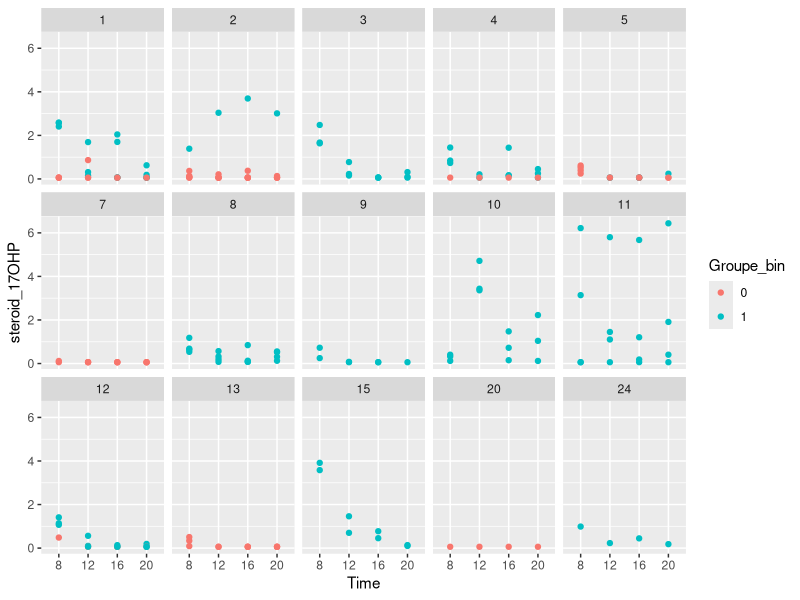
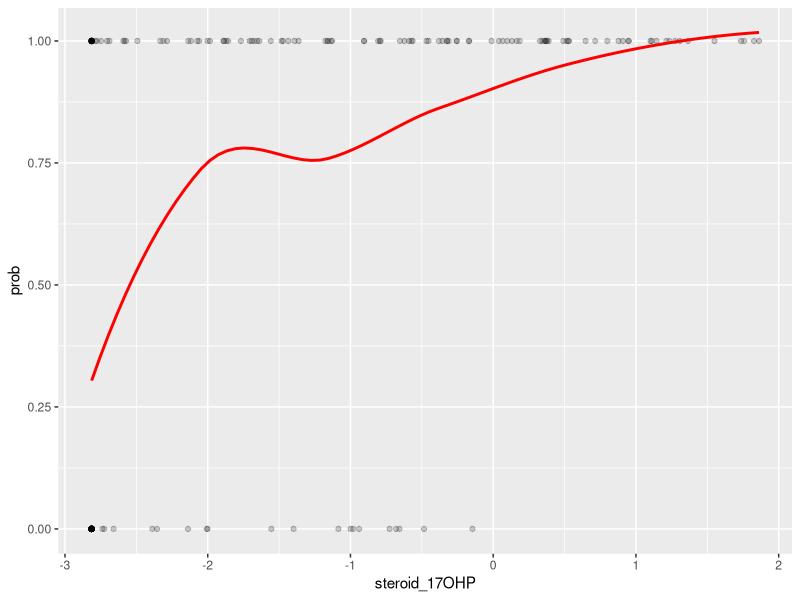
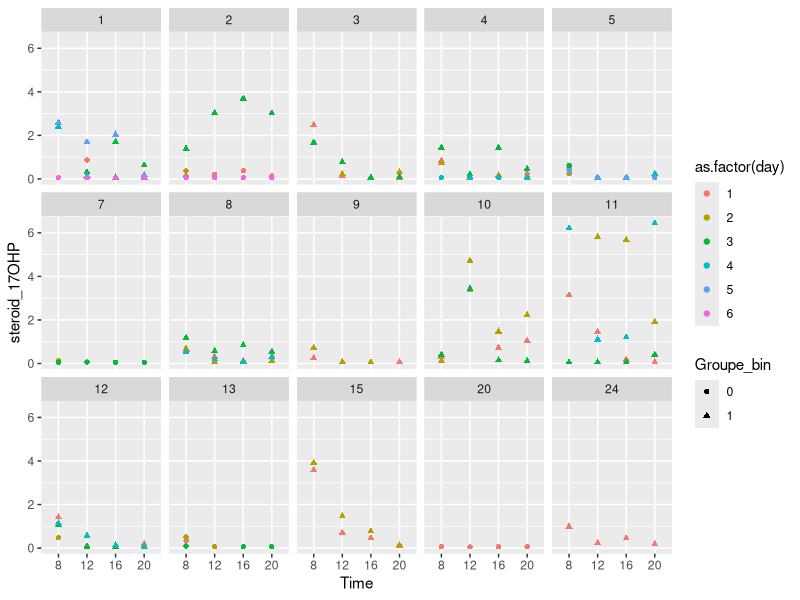
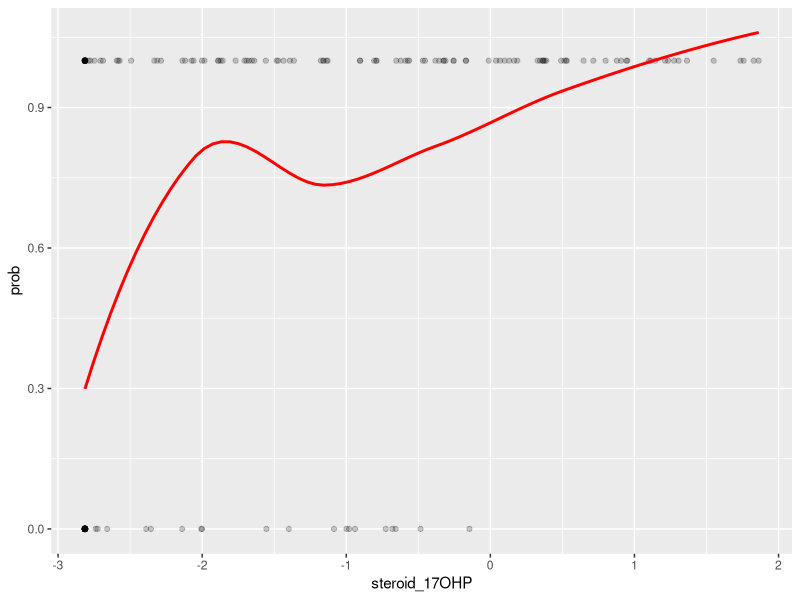
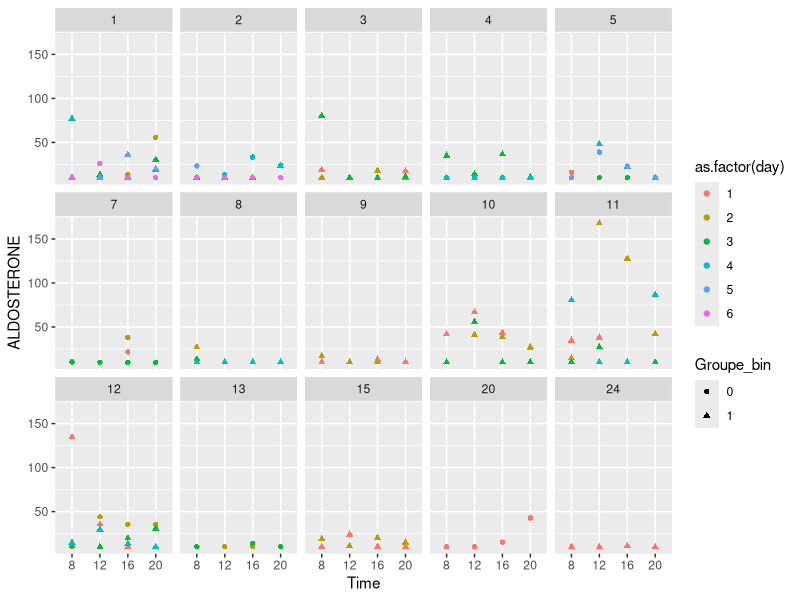
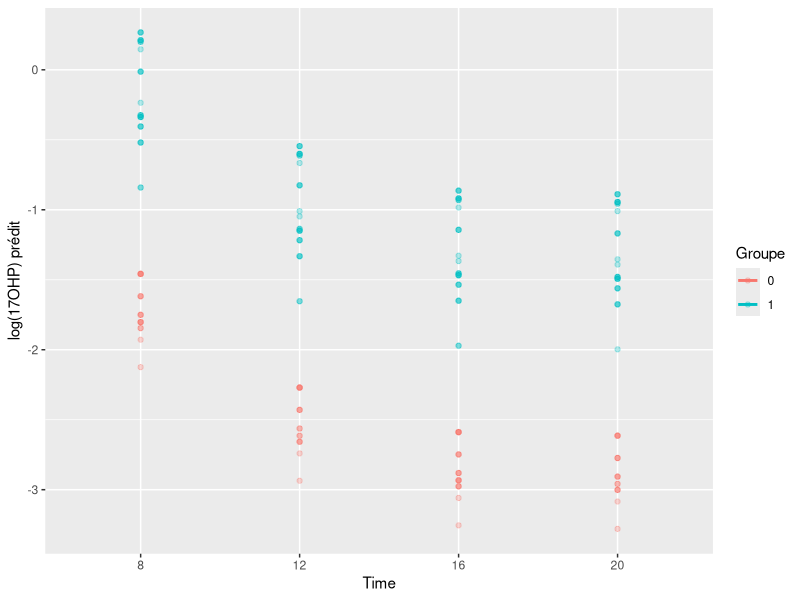

Here is the R script that generated these plots, in order:
## ---- chunk 1
library(lme4)
library(dplyr)
library(readxl)
library(stringr)
library(tidyr)
library(ggplot2)
## ---- chunk 2
df <- read_excel("Data_salive_steroides_cinetique.xlsx")
head(df)
## ---- chunk 3
df_l1 <- df %>%
  pivot_longer(
    cols = c(`8h_17OHP`, `12h_17OHP`, `16h_17OHP`, `20h_17OHP`),
    names_to = "Time",
    values_to = "steroid_17OHP"
  ) %>%
  mutate(
    # Nettoyer l'heure pour avoir un truc propre
    Time = factor(Time,
                  levels = c("8h_17OHP", "12h_17OHP", "16h_17OHP", "20h_17OHP"),
                  labels = c("8", "12", "16", "20")),
    Groupe_bin = ifelse(Groupe == "Gp non contrôlé", 1, 0),
    Groupe_bin = factor(Groupe_bin),
    Gender = factor(Gender),
    `Puberty stage` = factor(`Puberty stage`),
    Patient_number = factor(`Patient number`)
  )
## ---- chunk 4
df_l1 <- df_l1 %>%
  mutate(
    Puberty_stage_simple = case_when(
      `Puberty stage` %in% c(1, 2) ~ "prepubertal",
      TRUE ~ "pubertal"
    ),
    Puberty_stage_simple = factor(Puberty_stage_simple)
  )
## ---- chunk 5
df_d<- df_l1 %>%
  select(Patient_number, Gender, Puberty_stage_simple,
         Time, steroid_17OHP, Groupe_bin)
## ---- chunk 6

ggplot(df_d, aes(x = Time, y =  steroid_17OHP, color=Groupe_bin)) +
  geom_point()+facet_wrap(facets = vars(Patient_number), nrow = 3)
## ---- chunk 7
mod_17ohp <- glmer(
  Groupe_bin ~ log(steroid_17OHP + 1e-6) +
    Time+ Gender  + Puberty_stage_simple+
    (1 | Patient_number),
  data = df_d,
  family = binomial,
  control = glmerControl(optimizer = "bobyqa")
)
summary(mod_17ohp)
## ---- chunk 8
ranef(mod_17ohp)
## ---- chunk 9
df_model <- model.frame(mod_17ohp)# uniquement les lignes complètes

df_model$steroid_17OHP <- model.frame(mod_17ohp)[[ "log(steroid_17OHP + 1e-06)" ]]
df_model$fitted <- fitted(mod_17ohp)
df_model$prob <- fitted(mod_17ohp)

df_model <- df_model[order(df_model$steroid_17OHP), ]
# Plot
library(ggplot2)
ggplot(df_model, aes(x = steroid_17OHP, y = prob)) +
  geom_point(aes(y = as.numeric(Groupe_bin)-1), alpha = 0.2) +
  geom_smooth(method = "loess", se = FALSE, color = "red", span = 0.8)

## ---- chunk 10
m17 <- glmer(
  Groupe_bin ~ steroid_17OHP +
    Gender  + Puberty_stage_simple+
    (1 | Patient_number),
  data = df_d,
  family = binomial,
  control = glmerControl(optimizer = "bobyqa")
)
summary(m17)
## ---- chunk 11
df_used <- model.frame(m17)
m17_refit <- glmer(
  Groupe_bin ~ steroid_17OHP + Gender + Puberty_stage_simple +
    (1 | Patient_number),
  data = df_used,
  family = binomial
)

m_null <- glmer(Groupe_bin ~ 1 + (1 | Patient_number),
                data = df_used,
                family = binomial)

anova(m_null, m17_refit)
## ---- chunk 12
df_l1$day <- as.numeric(sub(".*T", "", df_l1$PATIENT))
df_dd <-df_l1 %>%
  select(Patient_number, Gender, Puberty_stage_simple,
         Time, steroid_17OHP, Groupe_bin,day)
## ---- chunk 13
ggplot(df_dd, aes(x = Time, y =  steroid_17OHP, color=as.factor(day),shape=Groupe_bin)) +
  geom_point()+facet_wrap(facets = vars(Patient_number), nrow = 3)
## ---- chunk 14
m17day <- glmer(
  Groupe_bin ~ log(steroid_17OHP+1e-6)+
  Gender  + Puberty_stage_simple+ (1|Patient_number:day)+(1 | Patient_number),
  data = df_dd,
  family = binomial,
  control = glmerControl(optimizer = "bobyqa")
)
summary(m17day)
## ---- chunk 15
df_model2 <- model.frame(m17day)# uniquement les lignes complètes

df_model2$steroid_17OHP <- model.frame(m17day)[[ "log(steroid_17OHP + 1e-06)" ]]
df_model2$fitted <- fitted(m17day)
df_model2$prob <- fitted(m17day)

df_model2 <- df_model2[order(df_model2$steroid_17OHP), ]
# Plot
library(ggplot2)
ggplot(df_model2, aes(x = steroid_17OHP, y = prob)) +
  geom_point(aes(y = as.numeric(Groupe_bin)-1), alpha = 0.2) +
  geom_smooth(method = "loess", se = FALSE, color = "red", span = 0.8)
## ---- chunk 16
hormones <- df %>%
  select(starts_with("8h_")) %>%
  names() %>%
  gsub("8h_", "", .)
hormones
## ---- chunk 17
df_l <- df %>%
  pivot_longer(
    cols = matches("^(8h|12h|16h|20h)_"),
    names_to = c("Time", "Hormone"),
    names_pattern = "([0-9]+h)_(.*)",
    values_to = "Value"
  ) %>%
  mutate(
    Time = gsub("h", "", Time),
    Time = factor(Time, levels = c("8", "12", "16", "20")),
  )
## ---- chunk 18
df_w <- df_l %>%
  pivot_wider(
    names_from = Hormone,
    values_from = Value
  )
## ---- chunk 19
df_w <- df_w %>%
  mutate(
    Groupe_bin = ifelse(Groupe == "Gp non contrôlé", 1, 0),
    Groupe_bin = factor(Groupe_bin),
    Gender = factor(Gender),
    Patient_number = factor(`Patient number`)
  )

df_w <- df_w %>%
  mutate(
    Puberty_stage_simple = case_when(
      `Puberty stage` %in% c(1, 2) ~ "prepubertal",
      TRUE ~ "pubertal"
    ),
    Puberty_stage_simple = factor(Puberty_stage_simple)
  )
df_w$day <- as.numeric(sub(".*T", "", df_w$PATIENT))
df_w<- df_w %>%
  select(-Groupe,-`Puberty stage`,-PATIENT)
## ---- chunk 20
ggplot(df_w, aes(x = Time, y =ALDOSTERONE  , color=as.factor(day),shape=Groupe_bin)) +
  geom_point()+facet_wrap(facets = vars(Patient_number), nrow = 3)
## ---- chunk 21
m_ald <- lmer(
  log(`17OHP` + 1e-6) ~ Time + Groupe_bin +
    Gender + Puberty_stage_simple +
    (1 | Patient_number),
  data = df_w
)
summary(m_ald)
## ---- chunk 22
df_used <- model.frame(m_ald)
df_used$pred <- predict(m_ald)
df_used$resid <- residuals(m_ald)

ggplot(df_used, aes(x = Time, y = pred, color = as.factor(Groupe_bin))) +
  geom_point(alpha = 0.3) +
  geom_smooth(se = FALSE, method = "loess") +
  labs(
    y = "log(17OHP) prédit",
    color = "Groupe"
  )
## ---- chunk 23
df_wide_std <- df_w %>%
  mutate(across(all_of(hormones), scale))
fit_one <- function(h) {
  # Backticks pour noms avec espaces
  h_clean <- paste0("`", h, "`")
  
  # Construire la formule
  form <- as.formula(
    paste0("Groupe_bin ~ Time + ", h_clean,
           " + Gender + Puberty_stage_simple + (1 | Patient_number)")
  )
  
  # Fit
  m <- glmer(form, data = df_wide_std, family = binomial)
  
  coefs <- summary(m)$coefficients
  
  # Le nom réel dans la matrice des coefficients
  # est exactement h_clean (donc avec backticks)
  rowname <- h_clean
  
  # Si la variable n’a pas été incluse, retourner NA
  if (!rowname %in% rownames(coefs)) {
    return(c(hormone = h, beta = NA, p = NA))
  }
  
  s <- coefs[rowname, ]
  
  c(hormone = h,
    beta = s["Estimate"],
    p = s["Pr(>|z|)"])
}


res_uni <- do.call(rbind, lapply(hormones, fit_one))
res_uni <- as.data.frame(res_uni)
res_uni$p <- as.numeric(res_uni$p)
res_uni[order(res_uni$p), ]
